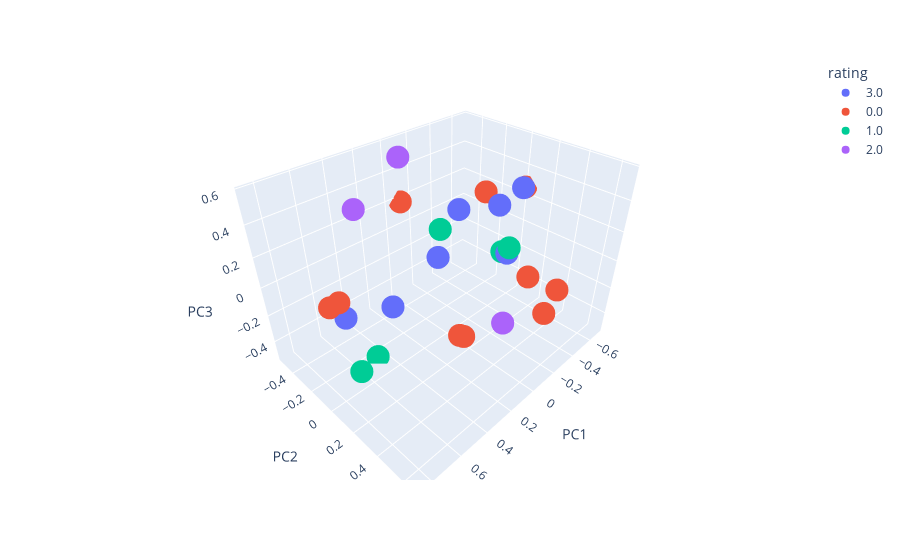

The cell this chart's notebook holds for it:
### Code cell
df = df_pos
df["rating"] = df["rating"].astype("category")
fig = px.scatter_3d(df, x='PC1', y='PC2', z='PC3', color='rating')
fig.show()

### Figure 1 — Plotly figure (JSON) as saved in the notebook; plotly's stock layout.template omitted (floating-point values rounded to 4 significant figures)
{"data": [{"hovertemplate": "rating=3.0<br>PC1=%{x}<br>PC2=%{y}<br>PC3=%{z}<extra></extra>", "legendgroup": "3.0", "marker": {"color": "#636efa", "symbol": "circle"}, "mode": "markers", "name": "3.0", "scene": "scene", "showlegend": true, "type": "scatter3d", "x": [0.04948, -0.2689, -0.5201, -0.6641, 0.1563, -0.5905, 0.4431], "y": [-0.02811, 0.148, -0.406, 0.01848, -0.3529, -0.01498, -0.4813], "z": [0.05221, 0.34, 0.003726, 0.2673, -0.4457, -0.21, -0.4477]}, {"hovertemplate": "rating=0.0<br>PC1=%{x}<br>PC2=%{y}<br>PC3=%{z}<extra></extra>", "legendgroup": "0.0", "marker": {"color": "#EF553B", "symbol": "circle"}, "mode": "markers", "name": "0.0", "scene": "scene", "showlegend": true, "type": "scatter3d", "x": [0.85, -0.1668, -0.09111, 0.353, -0.0515, -0.3061, -0.6183, 0.3745, -0.6812, 0.8413], "y": [0.1687, 0.6484, -0.5165, 0.4659, 0.6592, 0.01186, 0.1577, 0.458, 0.02107, 0.06332], "z": [0.2837, 0.06325, 0.1807, -0.04734, -0.02268, 0.3616, -0.3361, -0.0311, 0.267, 0.1882]}, {"hovertemplate": "rating=1.0<br>PC1=%{x}<br>PC2=%{y}<br>PC3=%{z}<extra></extra>", "legendgroup": "1.0", "marker": {"color": "#00cc96", "symbol": "circle"}, "mode": "markers", "name": "1.0", "scene": "scene", "showlegend": true, "type": "scatter3d", "x": [-0.6382, 0.7246, -0.3485, -0.3944, 0.4729], "y": [-0.09516, 0.07708, 0.18, -0.4638, -0.1238], "z": [-0.256, -0.3115, 0.0321, -0.1278, -0.5187]}, {"hovertemplate": "rating=2.0<br>PC1=%{x}<br>PC2=%{y}<br>PC3=%{z}<extra></extra>", "legendgroup": "2.0", "marker": {"color": "#ab63fa", "symbol": "circle"}, "mode": "markers", "name": "2.0", "scene": "scene", "showlegend": true, "type": "scatter3d", "x": [0.04822, 0.4223, -0.2154], "y": [-0.3445, -0.2809, 0.2782], "z": [0.575, 0.4124, -0.4267]}], "layout": {"legend": {"title": {"text": "rating"}, "tracegroupgap": 0}, "margin": {"t": 60}, "scene": {"domain": {"x": [0, 1], "y": [0, 1]}, "xaxis": {"title": {"text": "PC1"}}, "yaxis": {"title": {"text": "PC2"}}, "zaxis": {"title": {"text": "PC3"}}}}}
